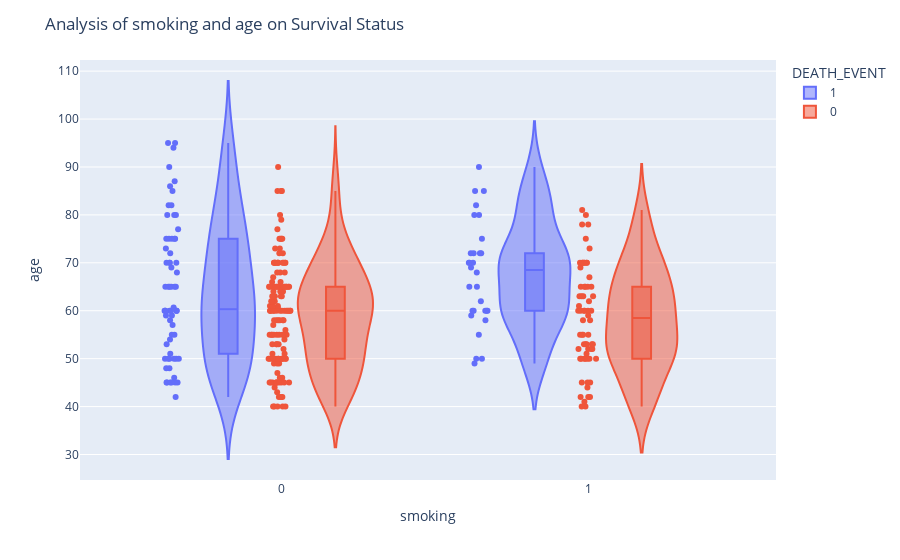

This figure's notebook cell:
### Markdown cell above
### Relationship between age and smoking with regards to Death Event

### Code cell
fig = px.violin(df, x = 'smoking', y = 'age', color = 'DEATH_EVENT', points = 'all',
               box = True, hover_data = df.columns)
fig.update_layout(
    title_text = 'Analysis of smoking and age on Survival Status')

### Figure 1 — Plotly figure (JSON) as saved in the notebook; plotly's stock layout.template omitted (floating-point values rounded to 4 significant figures; data arrays with more than 128 entries replaced by an {"elided": "..."} marker saying what was removed)
{"data": [{"alignmentgroup": "True", "box": {"visible": true}, "customdata": {"elided": "96x13 float values"}, "hovertemplate": "DEATH_EVENT=%{customdata[12]}<br>smoking=%{customdata[10]}<br>age=%{customdata[0]}<br>anaemia=%{customdata[1]}<br>creatinine_phosphokinase=%{customdata[2]}<br>diabetes=%{customdata[3]}<br>ejection_fraction=%{customdata[4]}<br>high_blood_pressure=%{customdata[5]}<br>platelets=%{customdata[6]}<br>serum_creatinine=%{customdata[7]}<br>serum_sodium=%{customdata[8]}<br>sex=%{customdata[9]}<br>time=%{customdata[11]}<extra></extra>", "legendgroup": "1", "marker": {"color": "#636efa"}, "name": "1", "offsetgroup": "1", "orientation": "v", "points": "all", "scalegroup": "True", "showlegend": true, "type": "violin", "x": [0, 0, 1, 0, 0, 1, 0, 1, 0, 1, 1, 1, 0, 0, 0, 0, 0, 0, 0, 0, 1, 0, 1, 0, 1, 0, 1, 0, 0, 0, 0, 0, 0, 0, 0, 1, 1, 1, 0, 1, 0, 1, 0, 0, 0, 0, 0, 0, 1, 0, 1, 1, 0, 0, 0, 1, 0, 1, 0, 0, 1, 1, 1, 0, 0, 0, 1, 1, 0, 0, 0, 0, 0, 1, 0, 0, 0, 0, 0, 0, 1, 1, 0, 1, 0, 0, 0, 0, 0, 0, 0, 0, 0, 0, 0, 1], "x0": " ", "xaxis": "x", "y": [75, 55, 65, 50, 65, 90, 75, 60, 65, 80, 75, 62, 45, 50, 82, 87, 45, 70, 48, 65, 68, 75, 80, 95, 70, 58, 82, 94, 85, 50, 65, 69, 90, 82, 60, 70, 50, 70, 60, 50, 51, 60, 80, 57, 68, 53, 60, 70, 60, 95, 49, 72, 45, 50, 45, 60, 42, 72, 70, 65, 85, 69, 60, 60, 59, 60, 72, 85, 70, 86, 60, 46, 80, 72, 75, 72, 50, 45, 80, 59, 59, 65, 75, 58, 60.67, 50, 60, 45, 77, 48, 54, 73, 60, 55, 65, 55], "y0": " ", "yaxis": "y"}, {"alignmentgroup": "True", "box": {"visible": true}, "customdata": {"elided": "203x13 float values"}, "hovertemplate": "DEATH_EVENT=%{customdata[12]}<br>smoking=%{customdata[10]}<br>age=%{customdata[0]}<br>anaemia=%{customdata[1]}<br>creatinine_phosphokinase=%{customdata[2]}<br>diabetes=%{customdata[3]}<br>ejection_fraction=%{customdata[4]}<br>high_blood_pressure=%{customdata[5]}<br>platelets=%{customdata[6]}<br>serum_creatinine=%{customdata[7]}<br>serum_sodium=%{customdata[8]}<br>sex=%{customdata[9]}<br>time=%{customdata[11]}<extra></extra>", "legendgroup": "0", "marker": {"color": "#EF553B"}, "name": "0", "offsetgroup": "0", "orientation": "v", "points": "all", "scalegroup": "True", "showlegend": true, "type": "violin", "x": {"elided": "203 int values"}, "x0": " ", "xaxis": "x", "y": {"elided": "203 float values"}, "y0": " ", "yaxis": "y"}], "layout": {"legend": {"title": {"text": "DEATH_EVENT"}, "tracegroupgap": 0}, "margin": {"t": 60}, "title": {"text": "Analysis of smoking and age on Survival Status"}, "violinmode": "group", "xaxis": {"anchor": "y", "domain": [0, 1], "title": {"text": "smoking"}}, "yaxis": {"anchor": "x", "domain": [0, 1], "title": {"text": "age"}}}}
